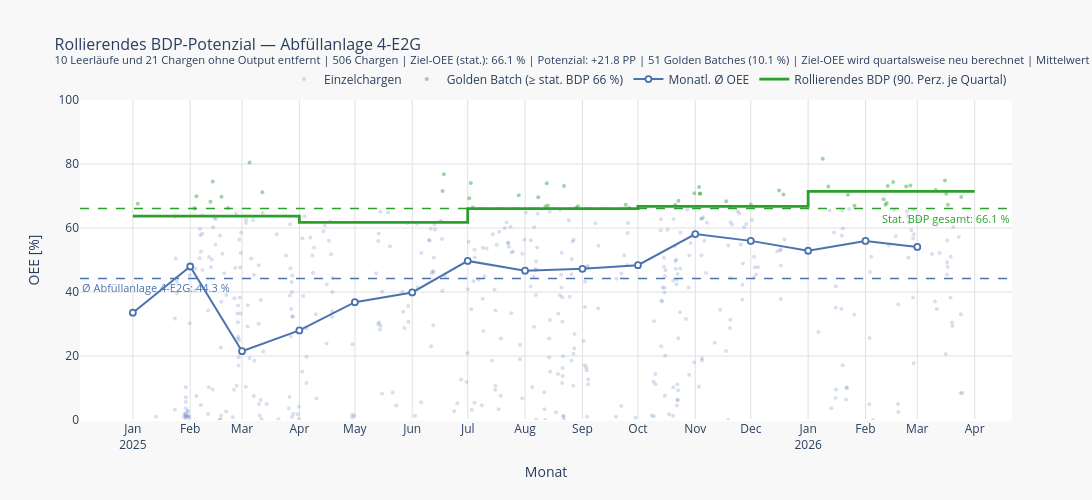

Notebook code cell kept with this figure:
### Markdown cell above
## 5 · BDP-Potenzial nach Quartal

### Code cell
# Zielwert: 90. Perzentil des bereinigten Datensatzes (Best-Demonstrated-Practice).
target_oee    = df_line["oee_pct"].quantile(0.90)
oee_potential = target_oee - overall_mean

mask_golden = df_line["oee_pct"] >= target_oee
df_standard = df_line[~mask_golden]
df_golden   = df_line[mask_golden]
n_golden    = int(mask_golden.sum())

print(f"Ø OEE (zeitgewichtet):              {overall_mean:.1f} %")
print(f"Ziel-OEE (beste 10 % der Chargen):  {target_oee:.1f} %")
print(f"Ungenutztes Potenzial:              +{oee_potential:.1f} Prozentpunkte")
print(f"Bestleistungs-Chargen: {n_golden} von {len(df_line)} ({n_golden / len(df_line) * 100:.1f} %)")
print()

_df = df_line.copy()
_df["quarter"] = _df["start"].dt.to_period("Q")

bdp_quarterly = (
    _df.groupby("quarter")["oee_pct"]
    .quantile(0.90)
    .reset_index()
    .rename(columns={"oee_pct": "bdp_q90"})
)
bdp_quarterly["q_start"] = bdp_quarterly["quarter"].dt.to_timestamp("D", how="start")
bdp_quarterly["q_end"]   = bdp_quarterly["quarter"].dt.to_timestamp("D", how="end")
bdp_quarterly["label"] = bdp_quarterly.apply(
    lambda r: f"Q{r['quarter'].quarter} {r['quarter'].year}: {r['bdp_q90']:.1f} %", axis=1
)

# Treppenlinie: jeden Wert zweimal eintragen (Quartalsbeginn + Quartalsende).
step_x, step_y = [], []
for _, row in bdp_quarterly.iterrows():
    step_x += [row["q_start"], row["q_end"]]
    step_y += [row["bdp_q90"], row["bdp_q90"]]

print("Rollierendes BDP-Potenzial (90. Perz. je Quartal):\n")
for _, row in bdp_quarterly.iterrows():
    n = int(_df[_df["quarter"] == row["quarter"]]["oee_pct"].count())
    print(f"  {row['label']}  ({n} Chargen)")
print(f"\n  Stat. Gesamt-BDP: {target_oee:.1f} %  |  Ø OEE: {overall_mean:.1f} %")

fig_roll = go.Figure()

fig_roll.add_trace(go.Scatter(
    x=df_standard["start"], y=df_standard["oee_pct"],
    mode="markers", name="Einzelchargen",
    marker=dict(color="#4C72B0", size=4, opacity=0.22),
    hovertemplate="Datum: %{x|%Y-%m-%d}<br>OEE: %{y:.1f} %<extra>Einzelcharge</extra>",
))
fig_roll.add_trace(go.Scatter(
    x=df_golden["start"], y=df_golden["oee_pct"],
    mode="markers", name=f"Golden Batch (≥ stat. BDP {target_oee:.0f} %)",
    marker=dict(color="#2CA02C", size=4, opacity=0.45),
    hovertemplate="<b>Golden Batch</b><br>Datum: %{x|%Y-%m-%d}<br>OEE: %{y:.1f} %<extra></extra>",
))
fig_roll.add_trace(go.Scatter(
    x=monthly["month_dt"], y=monthly["mean"],
    mode="lines+markers", name="Monatl. Ø OEE",
    line=dict(color="#4C72B0", width=2.0),
    marker=dict(size=6, color="white", line=dict(color="#4C72B0", width=1.8)),
    hovertemplate="<b>%{x|%B %Y}</b><br>Ø OEE: %{y:.1f} %<extra></extra>",
))

# Rollierendes BDP als Treppenlinie (grün, durchgezogen).
fig_roll.add_trace(go.Scatter(
    x=step_x, y=step_y,
    mode="lines", name="Rollierendes BDP (90. Perz. je Quartal)",
    line=dict(color="#2CA02C", width=2.8),
    hoverinfo="skip",
))

# Unsichtbare Hover-Punkte je Quartal mit aussagekräftigem Tooltip.
fig_roll.add_trace(go.Scatter(
    x=bdp_quarterly["q_start"], y=bdp_quarterly["bdp_q90"],
    mode="markers", showlegend=False,
    marker=dict(color="#2CA02C", size=10, opacity=0),
    hovertemplate="<b>%{customdata}</b><extra>Rollierendes BDP</extra>",
    customdata=bdp_quarterly["label"],
))

fig_roll.add_hline(
    y=target_oee,
    line=dict(color="#2CA02C", width=1.5, dash="dash"),
    annotation_text=f"Stat. BDP gesamt: {target_oee:.1f} %",
    annotation_position="bottom right",
    annotation_font=dict(color="#2CA02C", size=11),
)
fig_roll.add_hline(
    y=overall_mean,
    line=dict(color="#4C72B0", width=1.5, dash="dash"),
    annotation_text=f"Ø {LINE_LABEL}: {overall_mean:.1f} %",
    annotation_position="bottom left",
    annotation_font=dict(color="#4C72B0", size=11),
)

fig_roll.update_layout(
    title=dict(
        text=(
            f"Rollierendes BDP-Potenzial — {LINE_LABEL}<br>"
            f"<sup>{n_zero} Leerläufe und {n_invalid} Chargen ohne Output entfernt "
            f"| {len(df_line)} Chargen | Ziel-OEE (stat.): {target_oee:.1f} % "
            f"| Potenzial: +{oee_potential:.1f} PP "
            f"| {n_golden} Golden Batches ({n_golden / len(df_line) * 100:.1f} %) "
            f"| Ziel-OEE wird quartalsweise neu berechnet "
            f"| Mittelwert zeitgewichtet nach Chargendauer</sup>"
        ),
        font=dict(size=16),
    ),
    xaxis=dict(title="Monat", tickformat="%b\n%Y", dtick="M1",
               showgrid=True, gridcolor="#e0e0e0"),
    yaxis=dict(title="OEE [%]", range=[0, 100],
               showgrid=True, gridcolor="#e0e0e0"),
    legend=dict(orientation="h", yanchor="bottom", y=1.02, xanchor="right", x=1),
    plot_bgcolor="white", paper_bgcolor="#f8f8f8",
    width=1100, height=500, hovermode="x unified",
)
fig_roll.show()

### Figure 1 — Plotly figure (JSON) as saved in the notebook; plotly's stock layout.template omitted (floating-point values rounded to 4 significant figures; data arrays with more than 128 entries replaced by an {"elided": "..."} marker saying what was removed)
{"data": [{"hovertemplate": "Datum: %{x|%Y-%m-%d}<br>OEE: %{y:.1f} %<extra>Einzelcharge</extra>", "marker": {"color": "#4C72B0", "opacity": 0.22, "size": 4}, "mode": "markers", "name": "Einzelchargen", "type": "scatter", "x": {"elided": "455 str values"}, "y": {"elided": "455 float values"}}, {"hovertemplate": "<b>Golden Batch</b><br>Datum: %{x|%Y-%m-%d}<br>OEE: %{y:.1f} %<extra></extra>", "marker": {"color": "#2CA02C", "opacity": 0.45, "size": 4}, "mode": "markers", "name": "Golden Batch (≥ stat. BDP 66 %)", "type": "scatter", "x": ["2025-02-11T22:35:32.293014500", "2025-12-01T00:56:45.285003600", "2025-07-01T20:14:51.764007500", "2025-08-12T17:12:18.938003500", "2026-03-10T22:37:51.016006400", "2025-11-03T01:18:50.298004100", "2025-02-04T09:29:35.783004700", "2025-08-08T03:09:39.440002400", "2025-08-28T15:13:58.595001200", "2026-03-16T15:56:38.790008500", "2025-12-18T15:23:11.122009200", "2026-02-22T22:54:38.613006500", "2026-02-15T22:58:09.117004300", "2025-08-22T00:48:15.368011400", "2026-01-26T00:55:30.610000600", "2025-03-11T23:34:05.955001800", "2025-08-29T15:13:06.885009700", "2025-08-13T08:27:48.442001300", "2025-09-24T10:28:18.353012000", "2025-12-16T06:49:08.595001200", "2025-08-12T00:21:23.318008400", "2025-11-17T17:12:12.723007200", "2026-02-13T00:31:25.712005600", "2025-11-03T16:18:28.745010300", "2026-03-24T17:39:29.517013500", "2025-10-22T21:08:15.898010200", "2026-02-25T05:07:37.945007300", "2026-01-11T22:57:26.088012600", "2026-01-22T11:26:17.239013600", "2026-01-08T20:51:44.991012500", "2025-11-03T10:11:16.167007400", "2025-07-03T17:57:26.146011300", "2025-03-05T02:37:04.685012800", "2025-06-17T10:37:31.460006700", "2025-01-03T15:30:04.932006800", "2026-03-15T22:40:01.053009000", "2025-10-21T03:37:56.998001000", "2026-02-11T18:29:53.716003400", "2025-02-21T10:44:15.789001400", "2025-02-17T22:07:11.140014600", "2025-10-31T11:04:22.367004300", "2025-02-03T07:04:20.081008900", "2026-02-12T11:04:00.378005900", "2025-07-28T14:31:16.647003100", "2025-11-19T19:39:27.438003500", "2025-06-18T02:41:47.270004200", "2025-07-02T16:09:11.669006300", "2026-03-17T12:24:42.844009300", "2025-02-13T04:05:47.831008900", "2025-09-26T06:54:29.684005700", "2026-02-10T18:52:55.119003200"], "y": [68.23, 67.38, 69.3, 73.97, 71.91, 72.81, 69.95, 69.65, 66.35, 70.67, 70.49, 72.93, 74.41, 73.14, 66.95, 71.16, 66.78, 67.03, 67.29, 71.69, 66.71, 68.33, 73.1, 70.71, 69.7, 68.53, 73.31, 72.98, 70.37, 81.66, 70.74, 66.43, 80.46, 71.55, 67.56, 74.88, 67.29, 67.24, 66.23, 69.74, 70.82, 66.19, 67.84, 70.2, 66.76, 76.8, 74.03, 67.23, 74.53, 66.28, 68.95]}, {"hovertemplate": "<b>%{x|%B %Y}</b><br>Ø OEE: %{y:.1f} %<extra></extra>", "line": {"color": "#4C72B0", "width": 2}, "marker": {"color": "white", "line": {"color": "#4C72B0", "width": 1.8}, "size": 6}, "mode": "lines+markers", "name": "Monatl. Ø OEE", "type": "scatter", "x": ["2025-01-01T00:00:00.000000", "2025-02-01T00:00:00.000000", "2025-03-01T00:00:00.000000", "2025-04-01T00:00:00.000000", "2025-05-01T00:00:00.000000", "2025-06-01T00:00:00.000000", "2025-07-01T00:00:00.000000", "2025-08-01T00:00:00.000000", "2025-09-01T00:00:00.000000", "2025-10-01T00:00:00.000000", "2025-11-01T00:00:00.000000", "2025-12-01T00:00:00.000000", "2026-01-01T00:00:00.000000", "2026-02-01T00:00:00.000000", "2026-03-01T00:00:00.000000"], "y": [33.53, 47.96, 21.5, 28.0, 36.81, 39.86, 49.72, 46.66, 47.24, 48.37, 58.1, 55.97, 52.88, 55.96, 54.08]}, {"hoverinfo": "skip", "line": {"color": "#2CA02C", "width": 2.8}, "mode": "lines", "name": "Rollierendes BDP (90. Perz. je Quartal)", "type": "scatter", "x": ["2025-01-01T00:00:00", "2025-03-31T23:59:59.999999", "2025-04-01T00:00:00", "2025-06-30T23:59:59.999999", "2025-07-01T00:00:00", "2025-09-30T23:59:59.999999", "2025-10-01T00:00:00", "2025-12-31T23:59:59.999999", "2026-01-01T00:00:00", "2026-03-31T23:59:59.999999"], "y": [63.73, 63.73, 61.77, 61.77, 66.05, 66.05, 66.76, 66.76, 71.41, 71.41]}, {"customdata": ["Q1 2025: 63.7 %", "Q2 2025: 61.8 %", "Q3 2025: 66.1 %", "Q4 2025: 66.8 %", "Q1 2026: 71.4 %"], "hovertemplate": "<b>%{customdata}</b><extra>Rollierendes BDP</extra>", "marker": {"color": "#2CA02C", "opacity": 0, "size": 10}, "mode": "markers", "showlegend": false, "type": "scatter", "x": ["2025-01-01T00:00:00.000000", "2025-04-01T00:00:00.000000", "2025-07-01T00:00:00.000000", "2025-10-01T00:00:00.000000", "2026-01-01T00:00:00.000000"], "y": [63.73, 61.77, 66.05, 66.76, 71.41]}], "layout": {"annotations": [{"font": {"color": "#2CA02C", "size": 11}, "showarrow": false, "text": "Stat. BDP gesamt: 66.1 %", "x": 1, "xanchor": "right", "xref": "x domain", "y": 66.09, "yanchor": "top", "yref": "y"}, {"font": {"color": "#4C72B0", "size": 11}, "showarrow": false, "text": "Ø Abfüllanlage 4-E2G: 44.3 %", "x": 0, "xanchor": "left", "xref": "x domain", "y": 44.25, "yanchor": "top", "yref": "y"}], "height": 500, "hovermode": "x unified", "legend": {"orientation": "h", "x": 1, "xanchor": "right", "y": 1.02, "yanchor": "bottom"}, "paper_bgcolor": "#f8f8f8", "plot_bgcolor": "white", "shapes": [{"line": {"color": "#2CA02C", "dash": "dash", "width": 1.5}, "type": "line", "x0": 0, "x1": 1, "xref": "x domain", "y0": 66.09, "y1": 66.09, "yref": "y"}, {"line": {"color": "#4C72B0", "dash": "dash", "width": 1.5}, "type": "line", "x0": 0, "x1": 1, "xref": "x domain", "y0": 44.25, "y1": 44.25, "yref": "y"}], "title": {"font": {"size": 16}, "text": "Rollierendes BDP-Potenzial — Abfüllanlage 4-E2G<br><sup>10 Leerläufe und 21 Chargen ohne Output entfernt | 506 Chargen | Ziel-OEE (stat.): 66.1 % | Potenzial: +21.8 PP | 51 Golden Batches (10.1 %) | Ziel-OEE wird quartalsweise neu berechnet | Mittelwert zeitgewichtet nach Chargendauer</sup>"}, "width": 1100, "xaxis": {"dtick": "M1", "gridcolor": "#e0e0e0", "showgrid": true, "tickformat": "%b\n%Y", "title": {"text": "Monat"}}, "yaxis": {"gridcolor": "#e0e0e0", "range": [0, 100], "showgrid": true, "title": {"text": "OEE [%]"}}}}
